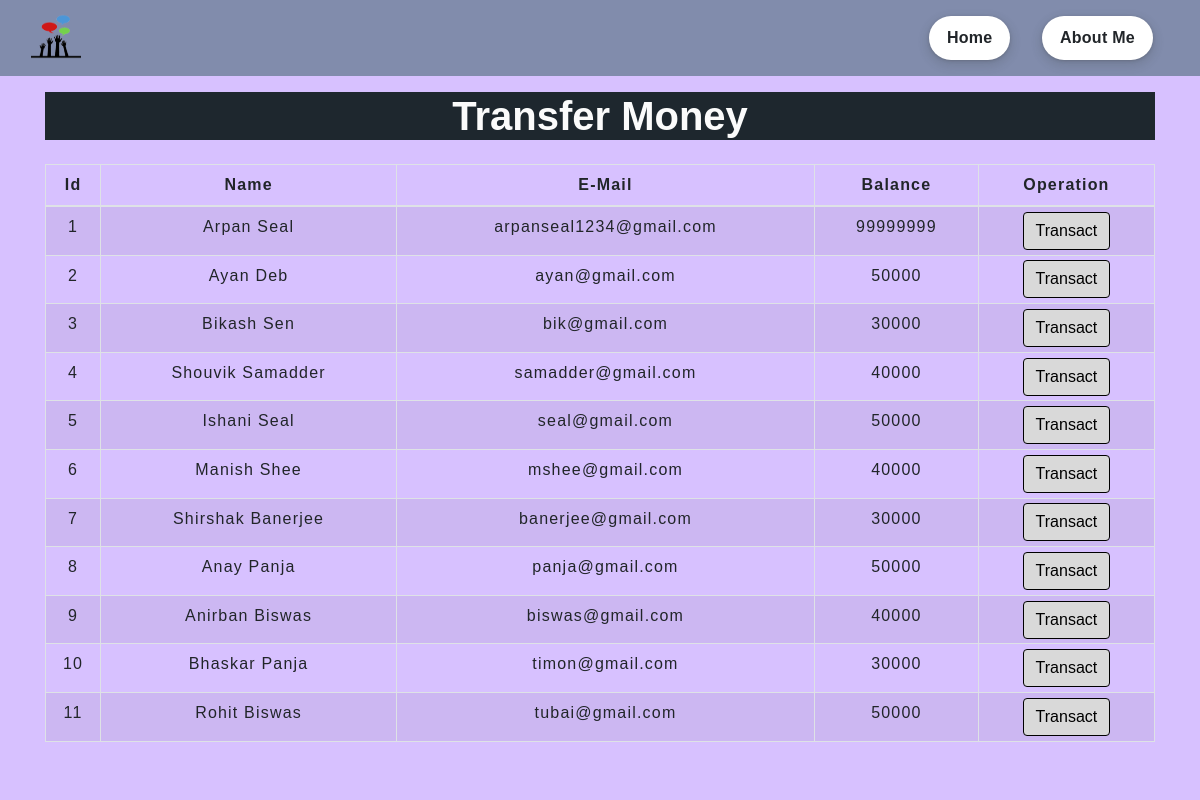
The app's page /transfermoney.php with its own data.
### tables this page shows
CREATE TABLE `users` (
  `id` int(3) NOT NULL,
  `name` text NOT NULL,
  `email` varchar(30) NOT NULL,
  `balance` int(8) NOT NULL
);

### transfermoney.php (the view, shortened to what this page needs)
<!DOCTYPE html>
<html lang="en">
<head>
    <link rel="stylesheet" href="https://maxcdn.bootstrapcdn.com/bootstrap/4.0.0/css/bootstrap.min.css">
    <link rel="stylesheet" type="text/css" href="css/table.css">
    <link rel="stylesheet" type="text/css" href="css/navbar.css">
</head>
<body>
<?php
    include 'config.php';
    $sql = "SELECT * FROM users";
    $result = mysqli_query($conn,$sql);
?>
<?php
  include 'nav.php';
?>
<div class="bgtrans">
    <div class="container my-3">
        <h1 class="mbtn">Transfer Money</h1>
        <br>
            <div class="row">
                <div class="col">
                    <div class="table-responsive-sm">
                    <table class="table table-hover table-sm table-striped table-condensed table-bordered">
                        <thead>
                            <tr>
                            <th scope="col" class="text-center py-2">Id</th>
                            <th scope="col" class="text-center py-2">Name</th>
                            <th scope="col" class="text-center py-2">E-Mail</th>
                            <th scope="col" class="text-center py-2">Balance</th>
                            <th scope="col" class="text-center py-2">Operation</th>
                            </tr>
                        </thead>
                        <tbody>
                            <?php
                                while($rows=mysqli_fetch_assoc($result)){
                            ?>
                                <tr>
                                    <td class="py-2"><?php echo $rows['id'] ?></td>
                                    <td class="py-2"><?php echo $rows['name']?></td>
                                    <td class="py-2"><?php echo $rows['email']?></td>
                                    <td class="py-2"><?php echo $rows['balance']?></td>
                                    <td><a href="selecteduserdetail.php?id= <?php echo $rows['id'] ;?>"> <button type="button" class="btn">Transact</button></a></td>
                                </tr>
                            <?php
                            }
                            ?>
                        </tbody>
                    </table>
                </div>
            </div>
        </div>
    </div>
</div>
</body>
</html>

### nav.php (shortened to what this page needs)
<!DOCTYPE html>
<html lang="en">
  <head>
    <link rel="stylesheet" type="text/css" href="css/navbar.css">
    <link rel="stylesheet" type="text/css" href="css/mystyle.css">
  </head>
  <body>
    <nav class="navbar navbar-expand-lg navbar-dark">
      <div class="container-fluid">
        <a class="navbar-brand logo" href="index.php"><img src="img/logo.png" alt="logo" height=50px width=50px></a>
        <div class="collapse navbar-collapse justify-content-end" id="navbarNav">
          <ul class="navbar-nav">
            <li class="nav-item nbtn btnc my-1">
              <a class="nav-link" href="index.php" style="margin: auto; color: #212529;">Home</a>
            </li>
            <li class="nav-item nbtn btnc my-1">
              <a class="nav-link" href="https://www.linkedin.com/in/arpan-seal-9a27b6210/" target="_blank" style="margin: auto; color: #212529;">About Me</a>
            </li>
          </ul>
        </div>
      </div>
    </nav>
  </body>
</html>

### css/table.css (style rules this page uses)
* { padding: 0; margin: 0; box-sizing: border-box; font-family: sans-serif; }
table { letter-spacing: 1.2px; }
td { text-align: center; }
button { background: #d9d9d9; transition: 1s; }

### css/navbar.css (style rules this page uses)
.navbar-brand { color: #4C4B4B; letter-spacing: 0.5px; }

### css/mystyle.css (style rules this page uses)
@media (min-width: 992px) { .navbar li { margin-left : 1em; margin-right : 1em; padding-left: 10px; padding-right: 10px; padding-top: 2px; padding-bottom: 2px; } }
.navbar { margin-bottom: 0 !important; border: 0 !important; display: flex; align-items: center; position: relative; top: 0px; z-index: 0; }
.navbar::before { content: ""; background-color: rgb(0, 60, 48); position: absolute; top: 0px; left: 0px; height: 100%; width: 100%; z-index: -1; opacity: 0.4; }
a { text-decoration: none; }
* { padding: 0; margin: 0; box-sizing: border-box; font-family: sans-serif; }
h1.mbtn { background-color:#1e272e; cursor: pointer; color: #fbfbfb; text-align: center; margin-bottom: 0 !important; border: 0 !important; height: auto; transform: 1s; font-weight: bold; font-family: 'Ubuntu', sans-serif; }
.nbtn { appearance: none; background-color: #fff; border-radius: 24px; border-style: none; box-shadow: rgba(0, 0, 0, .2) 0 3px 5px -1px,rgba(0, 0, 0, .14) 0 6px 10px 0,rgba(0, 0, 0, .12) 0 1px 18px 0; box-sizing: border-box; color: #3c4043; cursor: pointer; display: inline-block; fill: currentcolor; font-family: "Google Sans",Roboto,Arial,sans-serif; font-size: 14px; font-weight: 600; letter-spacing: .25px; line-height: normal; max-width: 100%; overflow: visible; padding: 2px 24px; position: relative; text-align: center; text-transform: none; transition: box-shadow 280ms cubic-bezier(.4, 0, .2, 1),opacity 15ms linear 30ms,transform 270ms cubic-bezier(0, 0, .2, 1) 0ms; user-select: none; -webkit-user-select: none; touch-action: manipulation; width: auto; will-change: transform,opacity; line-height: 1.5; vertical-align: middle; -webkit-user-select: none; -moz-user-select: none; -ms-user-select: none; user-select: none; padding: 0.375rem 0.75rem; font-size: 1rem; }
.btnc { color: #212529; }
.nbtn:not(:disabled) { box-shadow: rgba(60, 64, 67, .3) 0 1px 3px 0, rgba(60, 64, 67, .15) 0 4px 8px 3px; }

### transfermoney.php (style rules this page uses)
button { transition: 1.5s; border: 1px solid black !important; }
.bgtrans { display: flex; justify-content: center; align-items: center; }
.bgtrans::before { content: ""; background-color: #d7c1ff; position: fixed; width: 100vw; height: 100vh; top: 0px; left: 0px; z-index: -1; }

### records on screen
users: id "1", name "Arpan Seal", email "arpanseal1234@gmail.com", balance "99999999"
users: id "2", name "Ayan Deb", email "ayan@gmail.com", balance "50000"
users: id "3", name "Bikash Sen", email "bik@gmail.com", balance "30000"
users: id "4", name "Shouvik Samadder", email "samadder@gmail.com", balance "40000"
users: id "5", name "Ishani Seal", email "seal@gmail.com", balance "50000"
users: id "6", name "Manish Shee", email "mshee@gmail.com", balance "40000"
users: id "7", name "Shirshak Banerjee", email "banerjee@gmail.com", balance "30000"
users: id "8", name "Anay Panja", email "panja@gmail.com", balance "50000"
users: id "9", name "Anirban Biswas", email "biswas@gmail.com", balance "40000"
users: id "10", name "Bhaskar Panja", email "timon@gmail.com", balance "30000"
users: id "11", name "Rohit Biswas", email "tubai@gmail.com", balance "50000"
